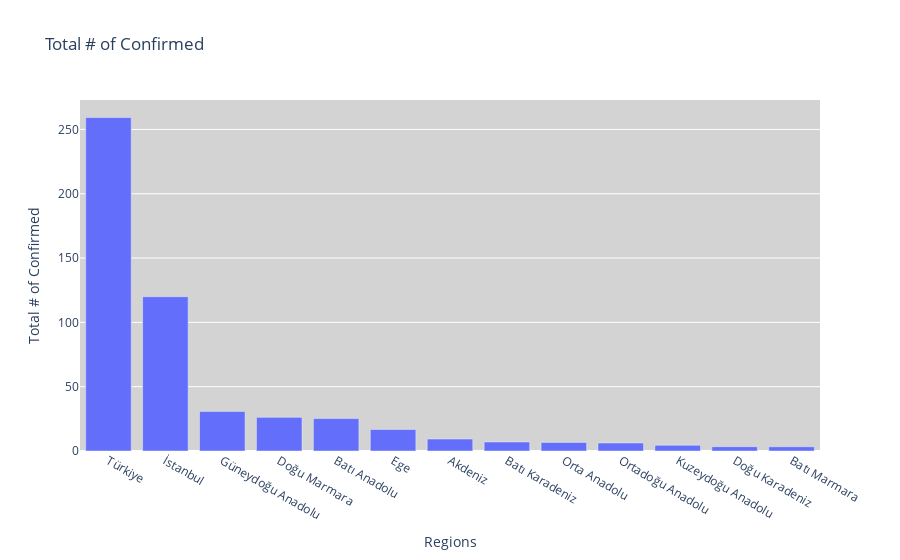

Notebook source saved alongside this figure:
### Code cell
#plotting number of test and number of confirmed patients 
fig = px.bar(x=regiondf["İBBS-1"],y=regiondf["Toplam Vaka Sayısı*"],
             labels=dict(x="Regions", y="Total # of Confirmed", color="İBBS-1"),
            title = 'Total # of Confirmed')
fig.update_layout(xaxis = {'categoryorder':'total descending'}, plot_bgcolor='lightgray',)
fig.show()

### Figure 1 — Plotly figure (JSON) as saved in the notebook; plotly's stock layout.template omitted (floating-point values rounded to 4 significant figures)
{"data": [{"alignmentgroup": "True", "hovertemplate": "Regions=%{x}<br>Total # of Confirmed=%{y}<extra></extra>", "legendgroup": "", "marker": {"color": "#636efa"}, "name": "", "offsetgroup": "", "orientation": "v", "showlegend": false, "textposition": "auto", "type": "bar", "x": ["İstanbul", "Batı Marmara", "Ege", "Doğu Marmara", "Batı Anadolu", "Akdeniz", "Orta Anadolu", "Batı Karadeniz", "Doğu Karadeniz", "Kuzeydoğu Anadolu", "Ortadoğu Anadolu", "Güneydoğu Anadolu", "Türkiye"], "xaxis": "x", "y": [120.0, 3.315, 16.75, 26.16, 25.21, 9.311, 6.647, 7.033, 3.36, 4.486, 6.235, 30.78, 259.3], "yaxis": "y"}], "layout": {"barmode": "relative", "legend": {"tracegroupgap": 0}, "plot_bgcolor": "lightgray", "title": {"text": "Total # of Confirmed"}, "xaxis": {"anchor": "y", "categoryorder": "total descending", "domain": [0, 1], "title": {"text": "Regions"}}, "yaxis": {"anchor": "x", "domain": [0, 1], "title": {"text": "Total # of Confirmed"}}}}
